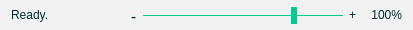
       <widget class="QWidget" name="uFooter" native="true">
        <property name="sizePolicy">
         <sizepolicy hsizetype="Preferred" vsizetype="Fixed">
          <horstretch>0</horstretch>
          <verstretch>0</verstretch>
         </sizepolicy>
        </property>
        <property name="minimumSize">
         <size>
          <width>0</width>
          <height>30</height>
         </size>
        </property>
        <property name="maximumSize">
         <size>
          <width>16777215</width>
          <height>30</height>
         </size>
        </property>
        <property name="styleSheet">
         <string notr="true">QWidget {
        background: rgb(242, 242, 242);
}</string>
        </property>
        <layout class="QHBoxLayout" name="horizontalLayout_2">
         <property name="topMargin">
          <number>0</number>
         </property>
         <property name="bottomMargin">
          <number>0</number>
         </property>
         <item>
          <widget class="QLabel" name="uLabelStatus">
           <property name="styleSheet">
            <string notr="true">QLabel {
    color: rgb(0, 45, 50);
    font: 12pt &quot;Source Sans Pro&quot;;
        background: none;
}</string>
           </property>
           <property name="text">
            <string>Ready.</string>
           </property>
          </widget>
         </item>
         <item>
          <spacer name="horizontalSpacer">
           <property name="orientation">
            <enum>Qt::Horizontal</enum>
           </property>
           <property name="sizeHint" stdset="0">
            <size>
             <width>40</width>
             <height>20</height>
            </size>
           </property>
          </spacer>
         </item>
         <item>
          <widget class="QLabel" name="uLabelZoomIcon">
           <property name="sizePolicy">
            <sizepolicy hsizetype="Preferred" vsizetype="Preferred">
             <horstretch>0</horstretch>
             <verstretch>0</verstretch>
            </sizepolicy>
           </property>
           <property name="minimumSize">
            <size>
             <width>20</width>
             <height>20</height>
            </size>
           </property>
           <property name="maximumSize">
            <size>
             <width>20</width>
             <height>20</height>
            </size>
           </property>
           <property name="text">
            <string/>
           </property>
           <property name="pixmap">
            <pixmap resource="resources.qrc">:/images/icons/stop_icon.png</pixmap>
           </property>
           <property name="scaledContents">
            <bool>true</bool>
           </property>
           <property name="alignment">
            <set>Qt::AlignLeading|Qt::AlignLeft|Qt::AlignVCenter</set>
           </property>
           <property name="margin">
            <number>0</number>
           </property>
          </widget>
         </item>
         <item>
          <spacer name="horizontalSpacer_13">
           <property name="orientation">
            <enum>Qt::Horizontal</enum>
           </property>
           <property name="sizeType">
            <enum>QSizePolicy::Fixed</enum>
           </property>
           <property name="sizeHint" stdset="0">
            <size>
             <width>10</width>
             <height>20</height>
            </size>
           </property>
          </spacer>
         </item>
         <item>
          <widget class="QLabel" name="uLabelMinus">
           <property name="font">
            <font>
             <family>Source Sans Pro</family>
             <pointsize>12</pointsize>
             <weight>50</weight>
             <italic>false</italic>
             <bold>false</bold>
            </font>
           </property>
           <property name="styleSheet">
            <string notr="true">QLabel {
        color: rgb(0, 45, 50);
    font: 12pt &quot;Source Sans Pro&quot;;
}</string>
           </property>
           <property name="text">
            <string>-</string>
           </property>
          </widget>
         </item>
         <item>
          <widget class="QSlider" name="uZoomSlider">
           <property name="sizePolicy">
            <sizepolicy hsizetype="Fixed" vsizetype="Fixed">
             <horstretch>0</horstretch>
             <verstretch>0</verstretch>
            </sizepolicy>
           </property>
           <property name="minimumSize">
            <size>
             <width>200</width>
             <height>0</height>
            </size>
           </property>
           <property name="maximumSize">
            <size>
             <width>200</width>
             <height>20</height>
            </size>
           </property>
           <property name="autoFillBackground">
            <bool>false</bool>
           </property>
           <property name="styleSheet">
            <string notr="true">QSlider {
        background: none;
}

QSlider::groove:horizontal {
    height: 1px;
    margin: 2px 0;
        background: rgb(0, 204, 143);
}

QSlider::handle:horizontal {
    background: rgb(0, 204, 143);
    width: 6px;
    margin: -8px 0;
}</string>
           </property>
           <property name="minimum">
            <number>90</number>
           </property>
           <property name="maximum">
            <number>300</number>
           </property>
           <property name="value">
            <number>250</number>
           </property>
           <property name="sliderPosition">
            <number>250</number>
           </property>
           <property name="tracking">
            <bool>true</bool>
           </property>
           <property name="orientation">
            <enum>Qt::Horizontal</enum>
           </property>
           <property name="invertedAppearance">
            <bool>false</bool>
           </property>
           <property name="invertedControls">
            <bool>false</bool>
           </property>
           <property name="tickPosition">
            <enum>QSlider::NoTicks</enum>
           </property>
           <property name="tickInterval">
            <number>10</number>
           </property>
          </widget>
         </item>
         <item>
          <widget class="QLabel" name="uLabelPlus">
           <property name="styleSheet">
            <string notr="true">QLabel {
    color: rgb(0, 45, 50);
    font: 12pt &quot;Source Sans Pro&quot;;
}</string>
           </property>
           <property name="text">
            <string>+</string>
           </property>
          </widget>
         </item>
         <item>
          <widget class="QLabel" name="uZoomLabel">
           <property name="minimumSize">
            <size>
             <width>40</width>
             <height>0</height>
            </size>
           </property>
           <property name="maximumSize">
            <size>
             <width>40</width>
             <height>16777215</height>
            </size>
           </property>
           <property name="autoFillBackground">
            <bool>false</bool>
           </property>
           <property name="styleSheet">
            <string notr="true">QLabel {
    color: rgb(0, 45, 50);
    font: 12pt &quot;Source Sans Pro&quot;;
        background: none;
}</string>
           </property>
           <property name="text">
            <string>100%</string>
           </property>
           <property name="alignment">
            <set>Qt::AlignRight|Qt::AlignTrailing|Qt::AlignVCenter</set>
           </property>
          </widget>
         </item>
        </layout>
       </widget>
